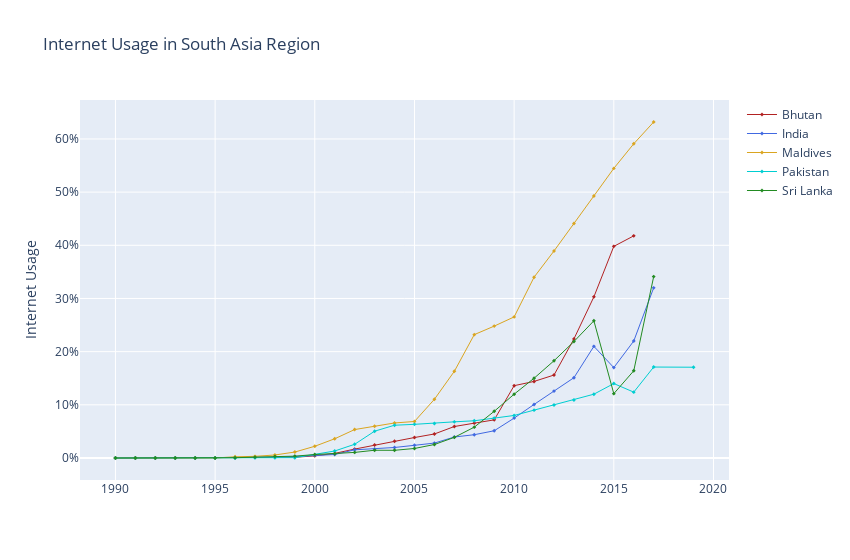

The cell this chart's notebook holds for it:
### Code cell
# list of top 5 South Asia Region countries with high internet use
lst5 = list(top5_SouthAsia.entity)
# Filtering table for countries in the list above
five_group5 = all_table[all_table['entity'].isin(lst5)]
# pivot table with countries as variables
five_group5 = five_group5.pivot_table('internet_usage', 'year', 'entity')

# Plotting 
# Function to make a line plot
def add_region(region, color):
    fig.add_trace(go.Scatter(x=five_group5.index, y=five_group5[region],
                             mode="lines+markers",
                             marker= dict(
                                 symbol="diamond", size=3
                             ),
                            name=region, connectgaps=True,
                            line=dict(color=color, width=1)))
# Use function to make line plot for each country
fig = go.Figure()
add_region('Bhutan', 'firebrick')
add_region('India', 'royalblue')
add_region('Maldives', 'goldenrod')
add_region('Pakistan', 'darkturquoise')
add_region('Sri Lanka', 'forestgreen')
fig.update_layout(title='Internet Usage in South Asia Region', width=850,
                  yaxis_title = 'Internet Usage',
                  yaxis = dict(
                      tickvals = [0, 10, 20, 30, 40, 50, 60],
                      ticktext = ['0%', '10%', '20%', '30%', '40%', '50%', '60%']
                  )
                  )

### Figure 1 — Plotly figure (JSON) as saved in the notebook; plotly's stock layout.template omitted (floating-point values rounded to 4 significant figures)
{"data": [{"connectgaps": true, "line": {"color": "firebrick", "width": 1}, "marker": {"size": 3, "symbol": "diamond"}, "mode": "lines+markers", "name": "Bhutan", "type": "scatter", "x": [1990, 1991, 1992, 1993, 1994, 1995, 1996, 1997, 1998, 1999, 2000, 2001, 2002, 2003, 2004, 2005, 2006, 2007, 2008, 2009, 2010, 2011, 2012, 2013, 2014, 2015, 2016, 2017, 2019], "y": [0, 0, 0, 0, 0, 0, null, null, null, 0.1376, 0.4009, 0.8646, 1.676, 2.437, 3.157, 3.847, 4.518, 5.92, 6.55, 7.17, 13.6, 14.4, 15.6, 22.4, 30.3, 39.8, 41.77, null, null]}, {"connectgaps": true, "line": {"color": "royalblue", "width": 1}, "marker": {"size": 3, "symbol": "diamond"}, "mode": "lines+markers", "name": "India", "type": "scatter", "x": [1990, 1991, 1992, 1993, 1994, 1995, 1996, 1997, 1998, 1999, 2000, 2001, 2002, 2003, 2004, 2005, 2006, 2007, 2008, 2009, 2010, 2011, 2012, 2013, 2014, 2015, 2016, 2017, 2019], "y": [0, 0, 0.0001113, 0.0002182, 0.00107, 0.02623, 0.04633, 0.07077, 0.139, 0.2732, 0.5275, 0.6601, 1.538, 1.686, 1.976, 2.388, 2.805, 3.95, 4.38, 5.12, 7.5, 10.07, 12.58, 15.1, 21, 17, 22, 32, null]}, {"connectgaps": true, "line": {"color": "goldenrod", "width": 1}, "marker": {"size": 3, "symbol": "diamond"}, "mode": "lines+markers", "name": "Maldives", "type": "scatter", "x": [1990, 1991, 1992, 1993, 1994, 1995, 1996, 1997, 1998, 1999, 2000, 2001, 2002, 2003, 2004, 2005, 2006, 2007, 2008, 2009, 2010, 2011, 2012, 2013, 2014, 2015, 2016, 2017, 2019], "y": [0, 0, 0, 0, 0, 0, 0.2269, 0.3094, 0.5696, 1.12, 2.204, 3.617, 5.348, 5.977, 6.588, 6.87, 11.04, 16.3, 23.2, 24.8, 26.53, 34, 38.93, 44.1, 49.28, 54.46, 59.09, 63.19, null]}, {"connectgaps": true, "line": {"color": "darkturquoise", "width": 1}, "marker": {"size": 3, "symbol": "diamond"}, "mode": "lines+markers", "name": "Pakistan", "type": "scatter", "x": [1990, 1991, 1992, 1993, 1994, 1995, 1996, 1997, 1998, 1999, 2000, 2001, 2002, 2003, 2004, 2005, 2006, 2007, 2008, 2009, 2010, 2011, 2012, 2013, 2014, 2015, 2016, 2017, 2019], "y": [0, 0, 0, 0, 0, 0.0001227, 0.002992, 0.02755, 0.04395, 0.05536, null, 1.319, 2.577, 5.041, 6.164, 6.332, 6.5, 6.8, 7, 7.5, 8, 9, 9.96, 10.9, 12, 14, 12.39, 17.11, 17.07]}, {"connectgaps": true, "line": {"color": "forestgreen", "width": 1}, "marker": {"size": 3, "symbol": "diamond"}, "mode": "lines+markers", "name": "Sri Lanka", "type": "scatter", "x": [1990, 1991, 1992, 1993, 1994, 1995, 1996, 1997, 1998, 1999, 2000, 2001, 2002, 2003, 2004, 2005, 2006, 2007, 2008, 2009, 2010, 2011, 2012, 2013, 2014, 2015, 2016, 2017, 2019], "y": [0, 0, 0, 0, 0.002765, 0.005484, 0.05446, 0.1625, 0.2964, 0.3484, 0.6474, 0.7938, 1.05, 1.459, 1.446, 1.792, 2.538, 3.88, 5.8, 8.78, 12, 15, 18.29, 21.9, 25.8, 12.1, 16.4, 34.11, null]}], "layout": {"title": {"text": "Internet Usage in South Asia Region"}, "width": 850, "yaxis": {"ticktext": ["0%", "10%", "20%", "30%", "40%", "50%", "60%"], "tickvals": [0, 10, 20, 30, 40, 50, 60], "title": {"text": "Internet Usage"}}}}
